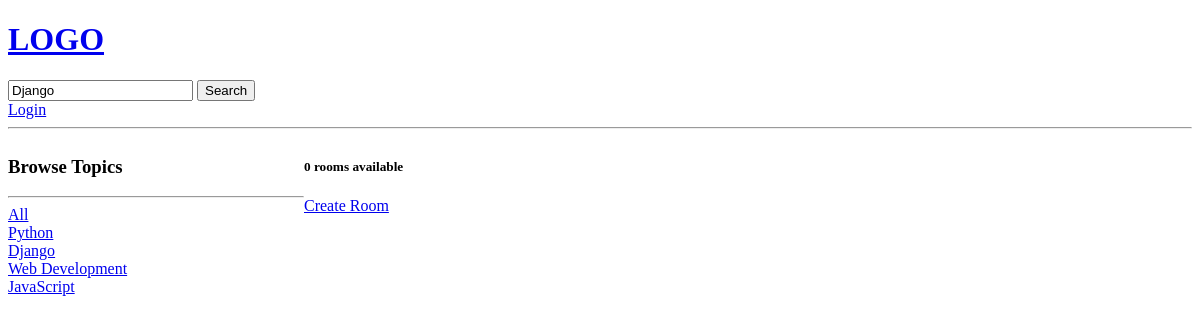
Before: /?q=Django with the older database file.
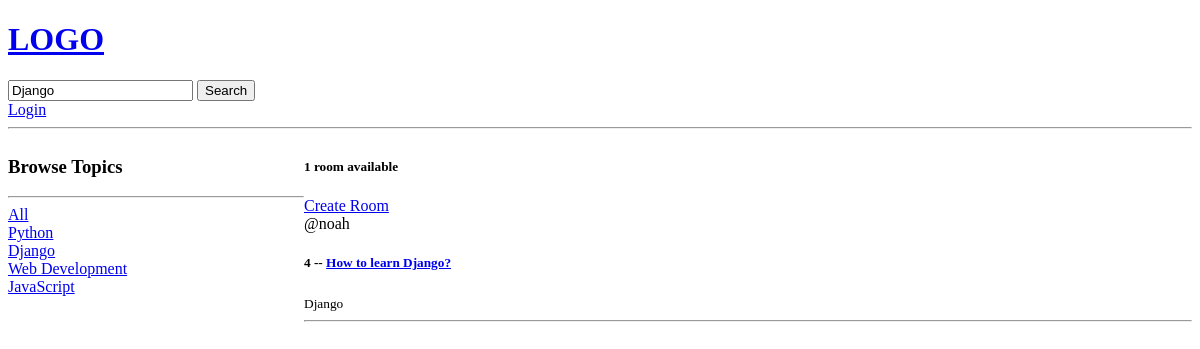
After: the same page with the newer database file.
### base/models.py (models this page shows, shortened)
class Topic(models.Model):
    name = models.CharField(max_length=100)

class Room(models.Model):
    host = models.ForeignKey(User, on_delete=models.SET_NULL, null=True)
    topic = models.ForeignKey(Topic, on_delete=models.SET_NULL, null=True)
    name = models.CharField(max_length=100)
    description = models.TextField(null=True, blank=True)
    updated = models.DateTimeField(auto_now=True)
    created = models.DateTimeField(auto_now_add=True)
    class Meta:
        ordering = ("-updated", "-created")

### base/views.py (the view)
# urls.py: path("", views.home, name="home"),
def home(request):
    q = request.GET.get("q") if request.GET.get("q") != None else ""
    rooms = Room.objects.filter(
        Q(topic__name__icontains=q) | Q(name__icontains=q) | Q(description__icontains=q)
    )
    topics = Topic.objects.all()
    room_count = rooms.count()
    context = {
        "rooms": rooms,
        "topics": topics,
        "room_count": room_count,
    }
    return render(request, "base/home.html", context)

### base/templates/base/home.html (shortened to what this page needs)
{% extends 'main.html' %}
{% block content %}
<div class="home-container">
    <div>
        <h3>Browse Topics</h3>
        <hr>
        <div>
            <a href="{% url 'home' %}">All</a>
        </div>
        {% for topic in topics %}
        <div>
            <a href="{% url 'home' %}?q={{topic.name}}">{{topic.name}}</a>
        </div>
        {% endfor %}
    </div>
    <div>
        {% if room_count == 1%}
        <h5>{{room_count}} room available</h5>
        {% else %}
        <h5>{{room_count}} rooms available</h5>
        {% endif %}
        <a href="{% url 'create-room' %}">Create Room</a>
        <div>
            {% for room in rooms %}
                <div>
                    <span>@{{room.host.username}}</span>
                    <h5>{{room.id}} -- <a href="{% url 'room' room.id%}">{{room.name}}</a></h5>
                    <small>{{room.topic.name}}</small>
                    <hr>
                </div>
            {% endfor %}
        </div>
    </div>
</div>
{% endblock content %}

Changed rows visible on the page:
added Room: host.username "noah", id "4", name "How to learn Django?", topic.name "Django"
Other visible differences:
{{ room_count }}: (not shown) → "1"
{{ room_count }}: "0" → (not shown)
text no longer shown: "rooms available"
text now shown: "room available"
